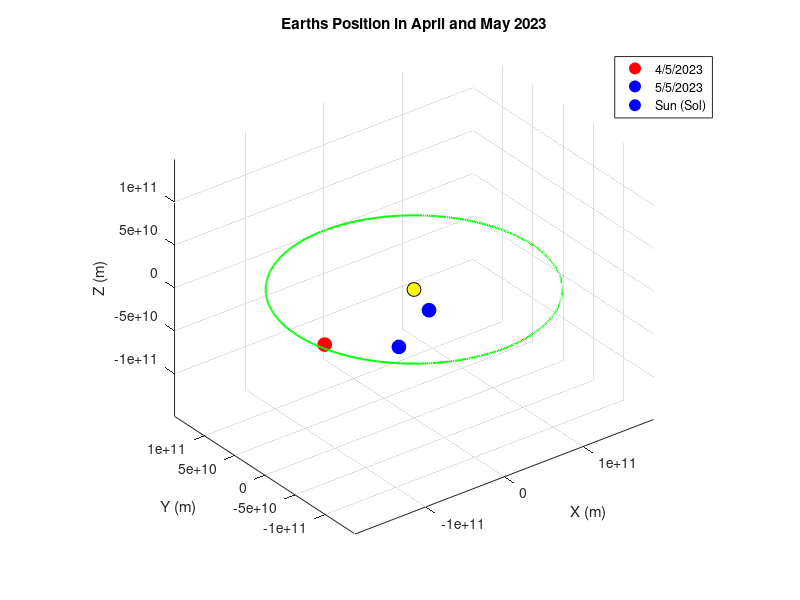

This figure's MATLAB source:

%% Define constants
G = 6.67430e-11; % Gravitational constant (m^3/kg/s^2)
M = 1.989e30; % Mass of the Sun (kg)
c = 299792458; % Speed of light (m/s)
A = 147098290000; % Semi-major axis of Earth's orbit (m)
AU = 149.6e9; % Astronomical unit [m]

a_earth = 1.00000011*AU; % Semi-major axis [m]
e_earth = 0.0167; % Eccentricity
b_earth = a_earth*sqrt(1-e_earth^2);
c_earth = b_earth; % Assume circular orbit for simplicity

% Earth's orbit parameters
a = 1.496e11; % Semi-major axis [m]
e = 0.0167; % Eccentricity  

% Define the angles for April 2023 and May 2023
theta_apr = 193.46712;
theta_may = 221.47994;
theta_jun = 252.41449;

%%

% Calculate the distance between the Earth and Sun at each angle
r_apr = 1/((G*M)/c^2)-A*cosd(theta_apr);
r_may = 1/((G*M)/c^2)-A*cosd(theta_may);
r_jun = 1 /((G*M)/c^2)-A*cosd(theta_jun);

% x, y, and z coordinates of the Earth at each angle
x_apr = r_apr*cosd(theta_apr);
y_apr = r_apr*sind(theta_apr);
z_apr = 0;

x_may = r_may*cosd(theta_may);
y_may = r_may*cosd(theta_may);
z_may = 0;

x_jun = r_jun*cosd(theta_jun);
y_jun = r_jun*sind(theta_jun);
z_jun = 0;

% Position of each body
figure;
hold on;
plot3(x_apr, y_apr, z_apr, 'ro', 'MarkerSize', 10, 'MarkerFaceColor', 'r');
plot3(x_may, y_may, z_may, 'bo', 'MarkerSize', 10, 'MarkerFaceColor', 'b');
plot3(x_jun, y_jun, z_jun, 'bo', 'MarkerSize', 10, 'MarkerFaceColor', 'b');
plot3(0, 0, 0, 'o', 'MarkerSize', 10, 'MarkerFaceColor', 'y', 'MarkerEdgeColor', 'k') % plot Sun at origin

% angle for earth orbit
theta_ellipse = linspace(0, 2*pi, 500);

% earth orbit xyz
x_ellipse = a_earth*cos(theta_ellipse);
y_ellipse = b_earth*sin(theta_ellipse);
z_ellipse = zeros(size(theta_ellipse));

% earth orbit
plot3(x_ellipse, y_ellipse, z_ellipse, 'g', 'LineWidth', 1.5)

xlabel('X (m)');
ylabel('Y (m)');
zlabel('Z (m)');
title('Earths Position in April and May 2023');
grid on;
axis equal;
view(3);

legend('4/5/2023','5/5/2023', 'Sun (Sol)')

set(gca,'color',[0 0 0])

